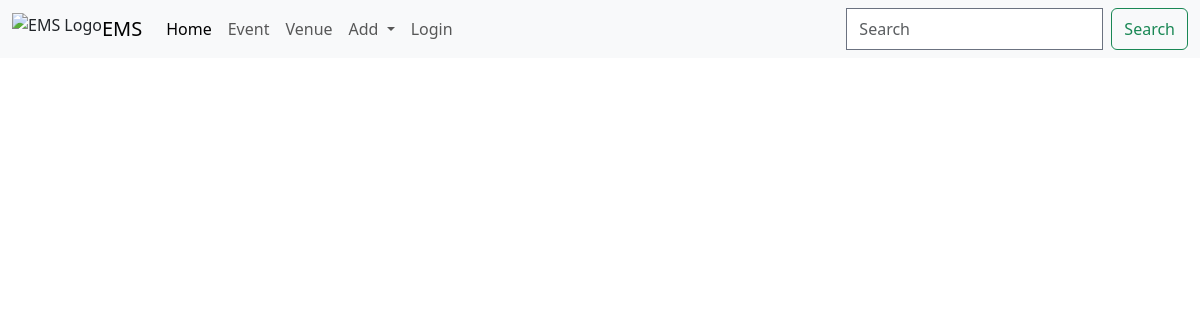
The page /ems/events on the database as committed earlier.
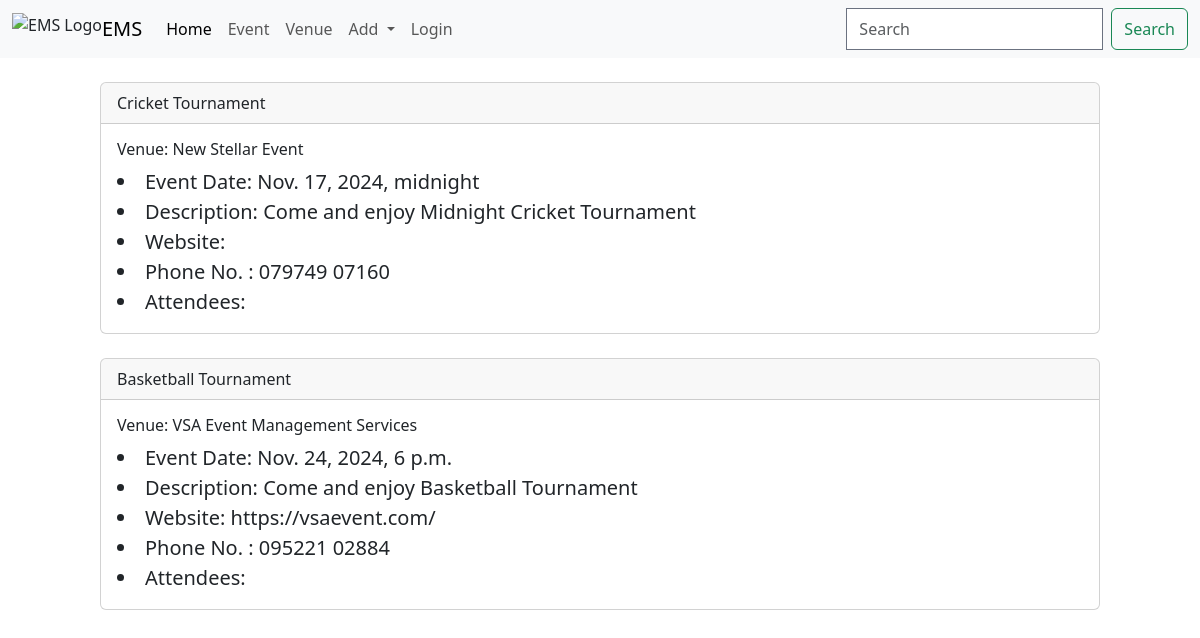
The same page on the database as committed later.
### ems/models.py (models this page shows, shortened)
class Event(models.Model):
    name = models.CharField('Event Name', max_length=120)
    event_date = models.DateTimeField('Event Date')
    venue = models.ForeignKey(Venue, on_delete=models.CASCADE, blank=True, null=True)
    manager = models.ForeignKey(User, blank=True, null=True, on_delete=models.SET_NULL)
    description = models.TextField('Description', blank=True)
    attendees = models.ManyToManyField(Attendees, blank=True)

class Venue(models.Model):
    name = models.CharField('Venue Name', max_length=120)
    address = models.TextField('Address', max_length=300)
    zip_code = models.CharField('Zip Code', max_length=6)
    phone_no = models.CharField('Phone Number', max_length=15)
    web = models.URLField('Website',blank=True)
    email_address = models.EmailField('Email Address', blank=True)
    def __str__(self):
        return self.name

### ems/views.py (the view)
# urls.py: path('events', views.event_list, name = 'event-list'),
def event_list(request):
    events = Event.objects.all()
    return render(request, 'event_list.html', {'events': events})

### ems/templates/event_list.html (shortened to what this page needs)
{% extends "base_layout.html" %}
{% block content %}
    <br>
    {% for event in events %}
        <div class="card">
            <div class="card-header">
                {{event.name}}
            </div>
            <div class="card-body">
                <h3 class="card-title">Venue: {{event.venue}}</h3>
            <blockquote class="blockquote mb-0">
                    <li>Event Date: {{event.event_date}}</li>
                    <li>Description: {{event.description}}</li>
                    <li>Website: {{event.venue.web}}</li>
                    <li>Phone No. : {{event.venue.phone_no}}</li>
                    <li>Attendees:
                    </li>
            </blockquote>
            </div>
        </div>
        <br>
    {% endfor %}
{% endblock  %}

Rows that differ between the two databases and show on the page:
added Event: name "Cricket Tournament", venue "New Stellar Event", event_date "Nov. 17, 2024, midnight", description "Come and enjoy Midnight Cricket Tournament", venue.phone_no "079749 07160"
added Event: name "Basketball Tournament", venue "VSA Event Management Services", event_date "Nov. 24, 2024, 6 p.m.", description "Come and enjoy Basketball Tournament", venue.web "https://vsaevent.com/", venue.phone_no "095221 02884"
